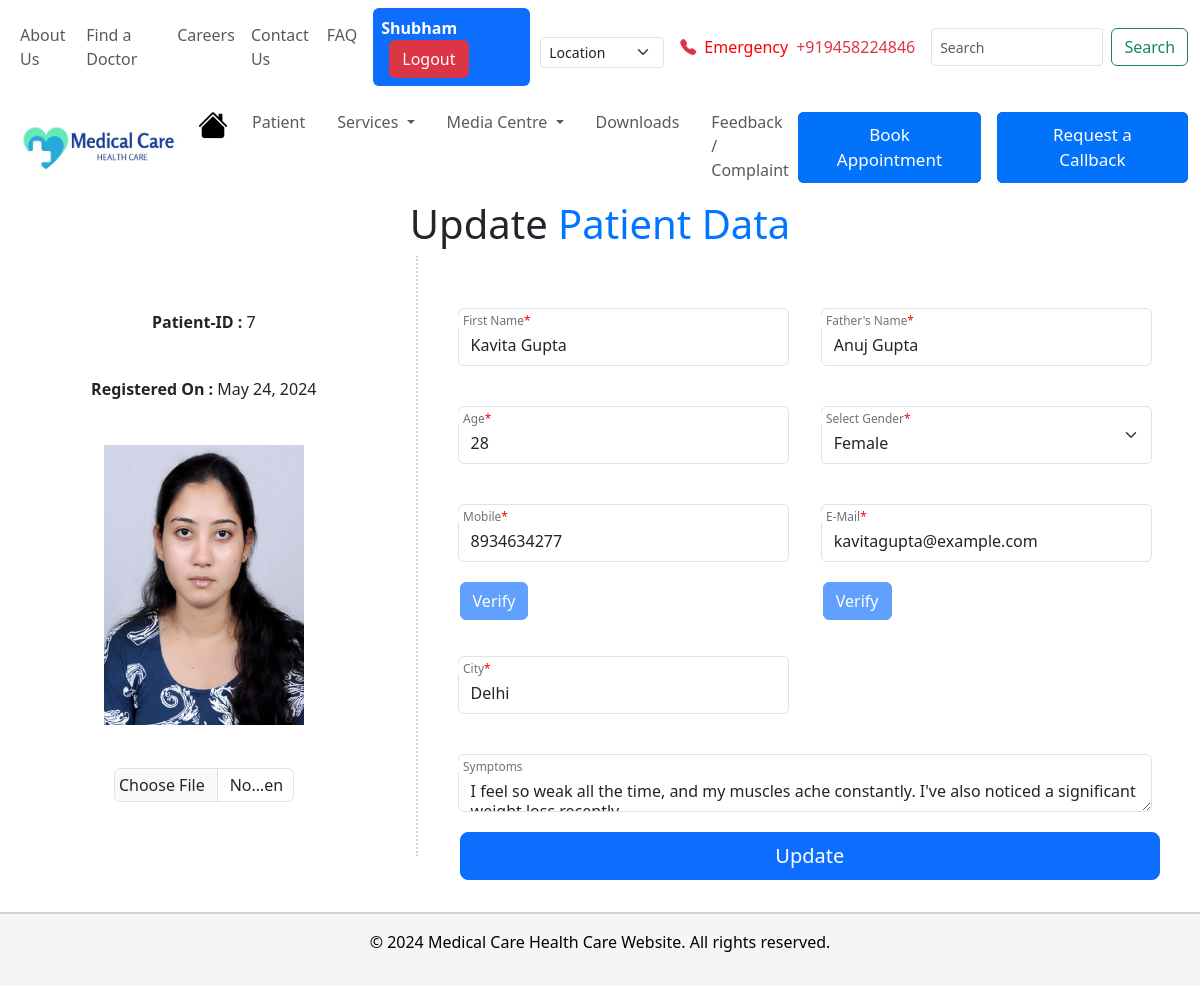
The page /patient/update/7 (signed in) on the database as committed earlier.
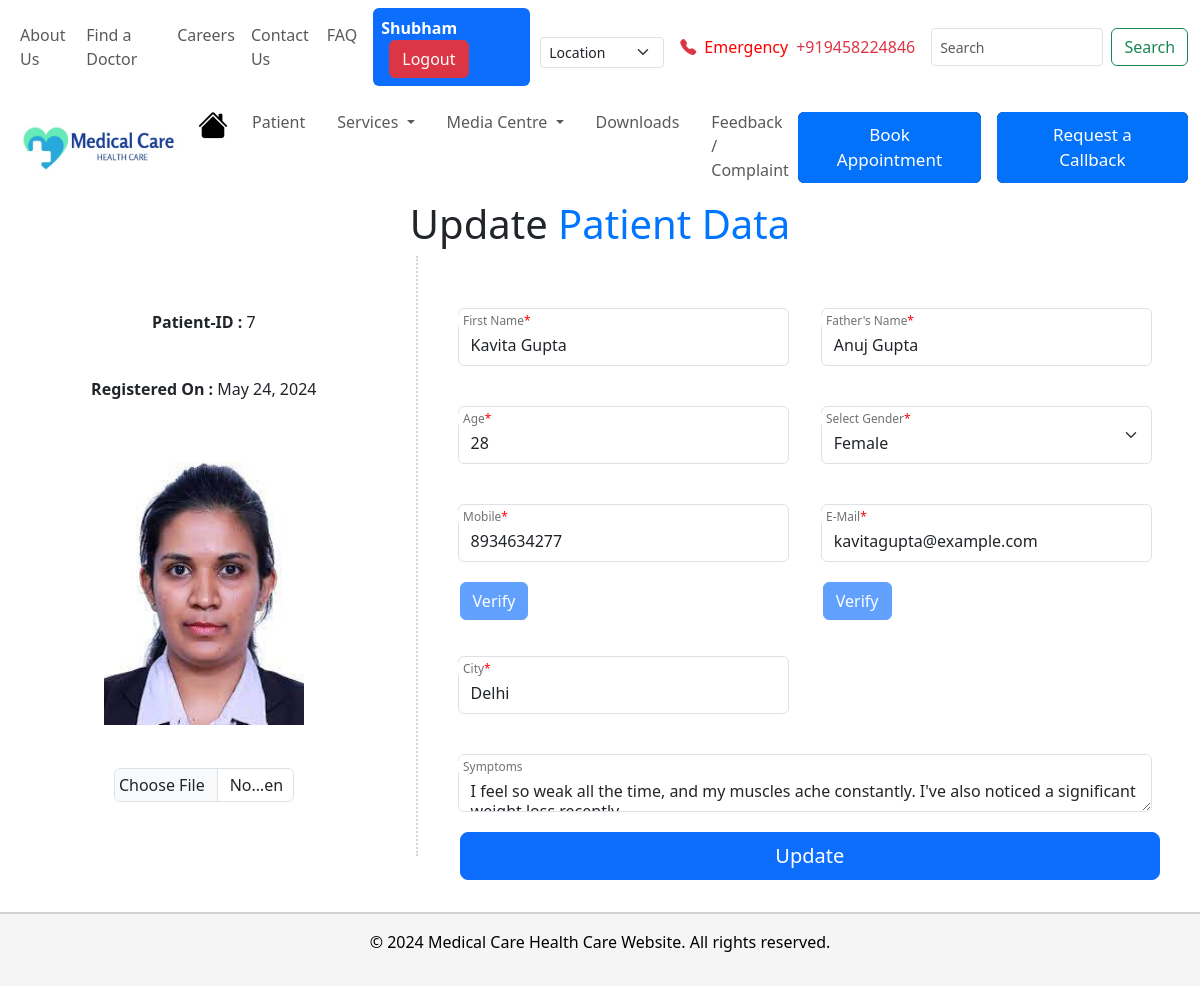
The same page on the database as committed later.
### Patient/models.py (models this page shows, shortened)
class Patients(models.Model):
    patient_id = models.AutoField(primary_key=True, unique=True)
    patient_full_name = models.CharField(max_length=100)
    patient_father_name = models.CharField(max_length=100)
    patient_age = models.SmallIntegerField()
    patient_gender = models.CharField(max_length=10)
    patient_mobile = models.CharField(max_length=10,unique=True)
    patient_email = models.EmailField(max_length=100,unique=True)
    patient_city = models.CharField(max_length=50)
    patient_symptoms = models.CharField(max_length=1000)
    registeration_time = models.DateField(auto_now_add=True)
    patient_image = models.ImageField(upload_to='patient_image/',null=True) # For uploaded photo

### Patient/views.py (the view, shortened to what this page needs)
# urls.py: path('update/<int:id>', views.update_patient, name='update'),
def update_patient(request,id):
    if not (request.session.get('staff_id')):
        return redirect('Patient:login')
    patient = models.Patients.objects.get(patient_id=id)
    data = {'patient':patient}
    return render(request,'Patient/update.html',context=data)

### Patient/templates/Patient/update.html (shortened to what the changed rows need)
<!DOCTYPE html>
{% load static %}
<html lang="en">
<head>
    <link href="https://cdn.jsdelivr.net/npm/bootstrap@5.3.3/dist/css/bootstrap.min.css" rel="stylesheet">
    <link rel="stylesheet" href="https://cdn.jsdelivr.net/npm/bootstrap-icons@1.11.3/font/bootstrap-icons.min.css">
    <link rel="stylesheet" href="{% static 'css/update.css' %}">
</head>
<body>
    {% include 'navbar.html' %}
    <h1 class="heading">Update <span>Patient Data</span></h1>
    <div class="patient-data">
        <form class="row g-3 needs-validation" action= "{% url 'Patient:update' id=patient.patient_id %}" method="POST" enctype="multipart/form-data" novalidate>
        <div class="left-side">
            <span><b>Patient-ID : </b>{{patient.patient_id}}</span>
            <span><b>Registered On : </b>{{patient.registeration_time}}</span>
            <img src="{{patient.patient_image.url}}" alt="patient-image" width="200px" height="280px">
            <input type="file" class="form-control" id="edit-photo" aria-describedby="inputGroupFileAddon04" aria-label="Upload" name="image">
        </div>
        <div class="right-side row g-3">
                <div class="col-md-6">
                    <div class="form-floating mb-3 form-control-sm">
                        <input name= "full_name" type="text" class="form-control" id="full_name" placeholder="Full Name" value="{{patient.patient_full_name}}">
                        <label for="full_name">First Name<font color="red">*</font></label>
                    </div>
                </div>
                <div class="col-md-6">
                    <div class="form-floating mb-3 form-control-sm">
                        <input name="father_name" type="text" class="form-control" id="father_name" placeholder="Father's Name" value="{{patient.patient_father_name}}">
                        <label for="father_name">Father's Name<font color="red">*</font></label>
                    </div>
                </div>
                <div class="col-md-6">
                    <div class="form-floating mb-3 form-control-sm">
                        <input name="age" type="text" class="form-control" id="age" placeholder="Age" value="{{patient.patient_age}}">
                        <label for="age">Age<font color="red">*</font></label>
                    </div>
                </div>
                <div class="col-md-6">
                    <div class="form-floating mb-3 form-control-sm">
                        <select name= "gender" class="form-select" aria-label="Default select example">
                        {% if patient.patient_gender == 'male' %}
                            <option>Select</option>
                            <option selected value="male">Male</option>
                            <option value="female">Female</option>
                            <option value="other">Other</option>
                        {% elif patient.patient_gender == 'female' %}
                            <option selected value="female">Female</option>
                        {% elif patient.patient_gender == 'other' %}
                            <option>Select</option>
                            <option value="male">Male</option>
                            <option value="female">Female</option>
                            <option selected value="other">Other</option>
                        {% endif %}
                        </select>
                        <label for="gender">Select Gender<font color="red">*</font></label>
                    </div>
                </div>
                <div class="col-md-6">
                    <div class="form-floating mb-3 form-control-sm">
                        <input name= "mobile" type="text" class="form-control" id="mobile" placeholder="Mobile" maxlength="10" minlength="10" value="{{patient.patient_mobile}}">
                        <label for="mobile">Mobile<font color="red">*</font></label>
                    </div>
                </div>
                <div class="col-md-6">
                    <div class="form-floating mb-3 form-control-sm">
                        <input name= "email" type="email" class="form-control" id="email" placeholder="Email" value="{{patient.patient_email}}">
                        <label for="email">E-Mail<font color="red">*</font></label>
                    </div>
                </div>
                <div class="col-md-6">
                    <div class="form-floating mb-3 form-control-sm">
                        <input name= "city" type="text" class="form-control" id="city" placeholder="City" value="{{patient.patient_city}}">
                        <label for="city">City<font color="red">*</font></label>
                    </div>
                </div>
                <div class="col-md-12">
                    <div class="form-floating form-control-sm">
                        <textarea name= "symptoms" class="form-control" id="symptoms">{{patient.patient_symptoms}}</textarea>
                        <label for="symptoms">Symptoms</label>
                    </div>
                </div>
            </div>
        </form>
    </div>
    {% include 'footer.html' %}
</body>
</html>

Rows that differ between the two databases and show on the page:
changed Patients "Kavita Gupta": patient_image: a different picture
